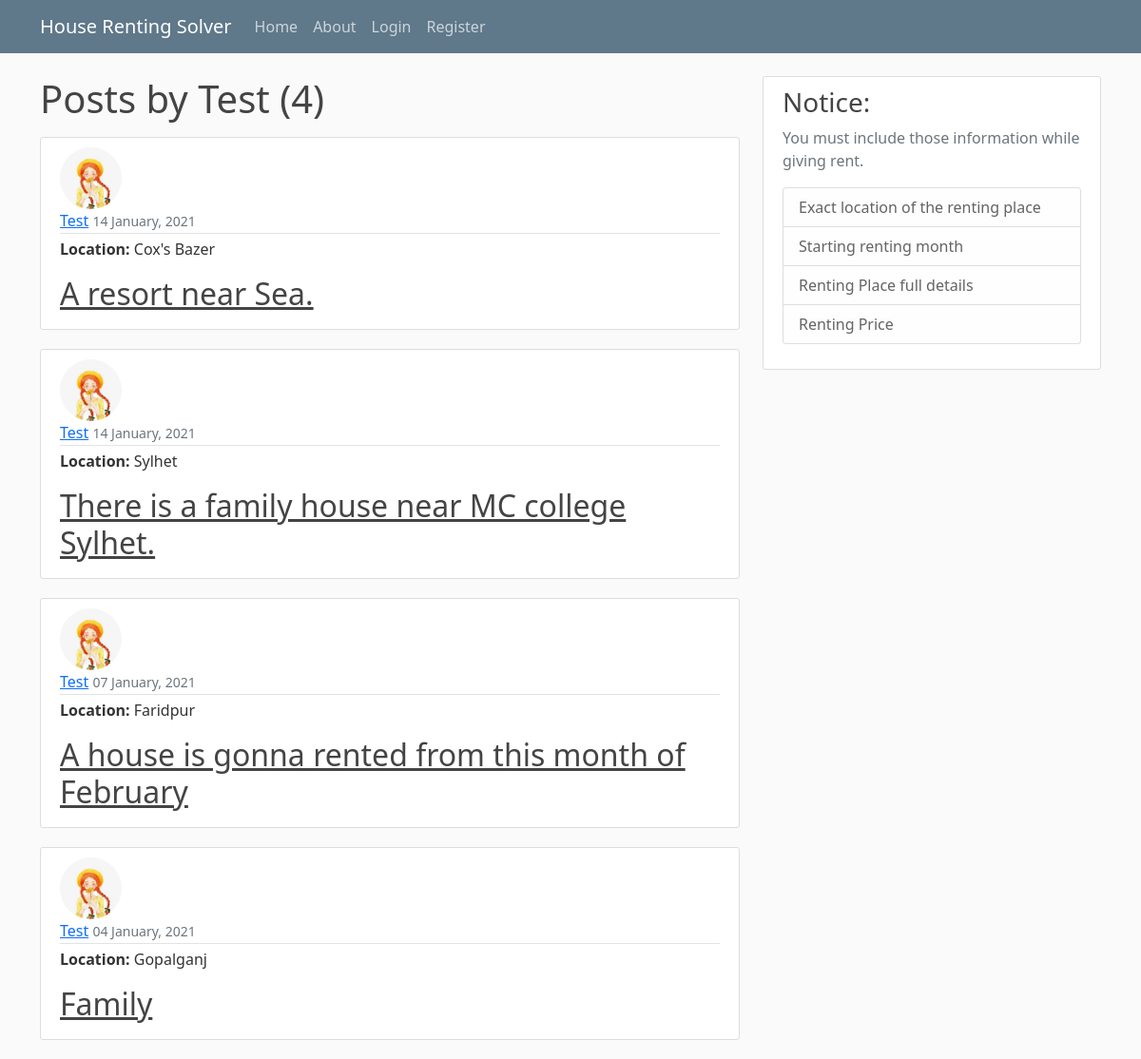
Page /user/Test on the committed database.
### blog/models.py (models this page shows, shortened)
class Post(models.Model):
    location = models.CharField(max_length = 100)
    content = models.TextField()
    date_posted = models.DateTimeField(default = timezone.now)
    owner = models.ForeignKey(User, on_delete= models.CASCADE)

### users/models.py (models this page shows, shortened)
class Profile(models.Model):
    user = models.OneToOneField(User, on_delete = models.CASCADE)
    image = models.ImageField(default='default.jpg', upload_to='profile_pics')

### blog/views.py (the view)
# urls.py: path('user/<str:username>', UserPostListView.as_view(), name='user-posts'),
class UserPostListView(ListView):
    model = Post
    template_name = 'blog/user_posts.html' # <app>/<model>_<viewtype>.html
    context_object_name = 'posts'
    paginate_by = 5
    def get_queryset(self):
        user = get_object_or_404(User, username=self.kwargs.get('username'))
        return Post.objects.filter(owner=user).order_by('-date_posted')

### blog/templates/blog/user_posts.html (shortened to what this page needs)
{% extends "blog/base.html" %}
{% block content %}
    <h1 class="mb-3">Posts by {{view.kwargs.username}} ({{ page_obj.paginator.count}})</h1>
   {% for post in posts %}
   <article class="media content-section">
     <img class="rounded-circle article-img" src="{{ post.owner.profile.image.url}}" >
     <div class="media-body">
       <div class="article-metadata">
             <a class="mr-2" href="{% url 'user-posts' post.owner.username %}">{{ post.owner }}</a>
             <small class="text-muted">{{ post.date_posted | date:"d F, Y" }}</small>
           </div>
           <p class="article-content"><b>Location: </b>{{ post.location }}</p>
           <h2><a class="article-title" href="{% url 'post-detail' post.id %}">{{ post.content }}</a></h2>
         </div>
       </article>
   {% endfor %}
{% endblock content %}

### blog/static/blog/main.css (style rules this page uses)
body { background: #fafafa; color: #333333; margin-top: 5rem; }
h1, h2, h3, h4, h5, h6 { color: #444444; }
.content-section { background: #ffffff; padding: 10px 20px; border: 1px solid #dddddd; border-radius: 3px; margin-bottom: 20px; }
.article-title { color: #444444; }
.article-content { white-space: pre-line; }
.article-img { height: 65px; width: 65px; margin-right: 16px; }
.article-metadata { padding-bottom: 1px; margin-bottom: 4px; border-bottom: 1px solid #e3e3e3 }

### rows in the picture
Post: owner.profile.image (picture), owner "Test", date_posted "14 January, 2021", location "Cox's Bazer", content "A resort near Sea."
Post: owner.profile.image (picture), owner "Test", date_posted "14 January, 2021", location "Sylhet", content "There is a family house near MC college Sylhet."
Post: owner.profile.image (picture), owner "Test", date_posted "07 January, 2021", location "Faridpur", content "A house is gonna rented from this month of February"
Post: owner.profile.image (picture), owner "Test", date_posted "04 January, 2021", location "Gopalganj", content "Family"

### other values in the picture
{{ view.kwargs.username }} "Test"
{{ page_obj.paginator.count }} "4"
